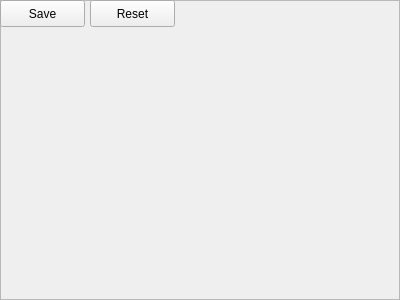
<?xml version="1.0" encoding="UTF-8"?>
<ui version="4.0">
 <class>Frame</class>
 <widget class="QFrame" name="Frame">
  <property name="geometry">
   <rect>
    <x>0</x>
    <y>0</y>
    <width>400</width>
    <height>300</height>
   </rect>
  </property>
  <property name="windowTitle">
   <string>Frame</string>
  </property>
  <property name="frameShape">
   <enum>QFrame::StyledPanel</enum>
  </property>
  <property name="frameShadow">
   <enum>QFrame::Raised</enum>
  </property>
  <widget class="QPushButton" name="Save">
   <property name="geometry">
    <rect>
     <x>0</x>
     <y>0</y>
     <width>85</width>
     <height>27</height>
    </rect>
   </property>
   <property name="statusTip">
    <string>Save variables</string>
   </property>
   <property name="text">
    <string>Save</string>
   </property>
  </widget>
  <widget class="QPushButton" name="Reset">
   <property name="geometry">
    <rect>
     <x>90</x>
     <y>0</y>
     <width>85</width>
     <height>27</height>
    </rect>
   </property>
   <property name="statusTip">
    <string>Reset value</string>
   </property>
   <property name="text">
    <string>Reset</string>
   </property>
  </widget>
 </widget>
 <resources/>
 <connections/>
</ui>
